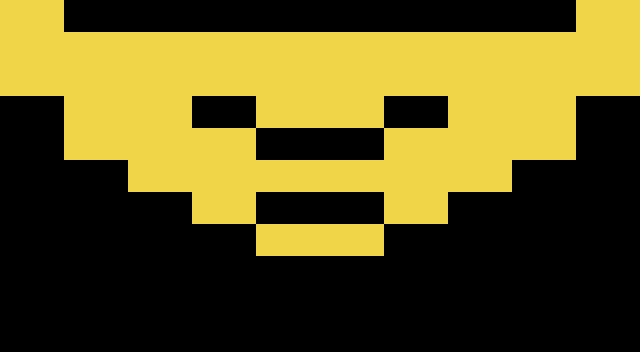

Tiled map render using the project's own tile images. Description and the map definition, with tile-layer contents summarised, below:
An orthogonal 10x11 tile map with 64x32 px tiles, 1 tile layer (Tile Layer 1).

<map version="1.0" orientation="orthogonal" width="10" height="11" tilewidth="64" tileheight="32">
 <tileset firstgid="1" name="Block" tilewidth="64" tileheight="32">
  <image source="block.png" width="64" height="32" />
 </tileset>
 <layer name="Tile Layer 1" width="10" height="11">
  <data>[110 cells, 44 non-empty, 1 distinct tile ids]</data>
 </layer>
</map>